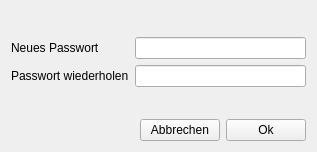
<?xml version="1.0" encoding="UTF-8"?>
<ui version="4.0">
 <class>ChangePasswortView</class>
 <widget class="QWidget" name="ChangePasswortView">
  <property name="geometry">
   <rect>
    <x>0</x>
    <y>0</y>
    <width>317</width>
    <height>152</height>
   </rect>
  </property>
  <property name="windowTitle">
   <string>Form</string>
  </property>
  <layout class="QVBoxLayout" name="verticalLayout">
   <item>
    <spacer name="verticalSpacer_2">
     <property name="orientation">
      <enum>Qt::Vertical</enum>
     </property>
     <property name="sizeHint" stdset="0">
      <size>
       <width>20</width>
       <height>18</height>
      </size>
     </property>
    </spacer>
   </item>
   <item>
    <layout class="QFormLayout" name="formLayout">
     <item row="0" column="0">
      <widget class="QLabel" name="newPwLbl">
       <property name="text">
        <string>Neues Passwort</string>
       </property>
      </widget>
     </item>
     <item row="0" column="1">
      <widget class="QLineEdit" name="newPwTbx">
       <property name="echoMode">
        <enum>QLineEdit::Password</enum>
       </property>
      </widget>
     </item>
     <item row="1" column="0">
      <widget class="QLabel" name="wdPwLbl">
       <property name="text">
        <string>Passwort wiederholen</string>
       </property>
      </widget>
     </item>
     <item row="1" column="1">
      <widget class="QLineEdit" name="wdPwTbx">
       <property name="echoMode">
        <enum>QLineEdit::Password</enum>
       </property>
      </widget>
     </item>
    </layout>
   </item>
   <item>
    <spacer name="verticalSpacer">
     <property name="orientation">
      <enum>Qt::Vertical</enum>
     </property>
     <property name="sizeHint" stdset="0">
      <size>
       <width>20</width>
       <height>19</height>
      </size>
     </property>
    </spacer>
   </item>
   <item>
    <layout class="QHBoxLayout" name="horizontalLayout">
     <item>
      <spacer name="horizontalSpacer">
       <property name="orientation">
        <enum>Qt::Horizontal</enum>
       </property>
       <property name="sizeHint" stdset="0">
        <size>
         <width>40</width>
         <height>20</height>
        </size>
       </property>
      </spacer>
     </item>
     <item>
      <widget class="QPushButton" name="cancelBtn">
       <property name="text">
        <string>Abbrechen</string>
       </property>
      </widget>
     </item>
     <item>
      <widget class="QPushButton" name="okBtn">
       <property name="text">
        <string>Ok</string>
       </property>
      </widget>
     </item>
    </layout>
   </item>
  </layout>
 </widget>
 <resources/>
 <connections/>
</ui>
